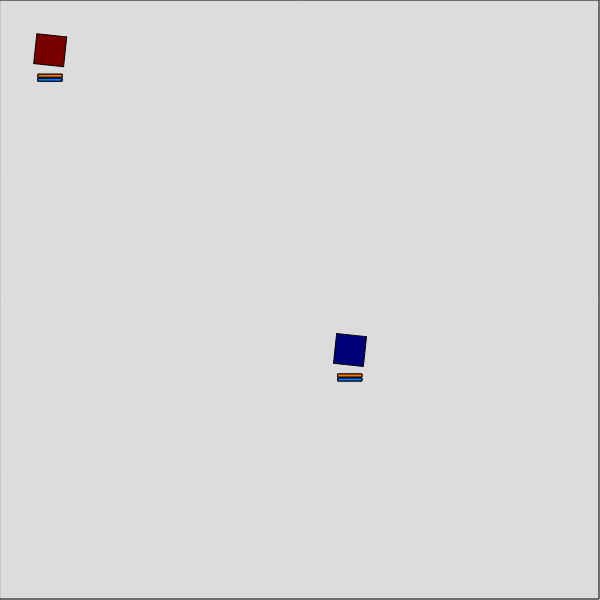
Frame 1 (no input)
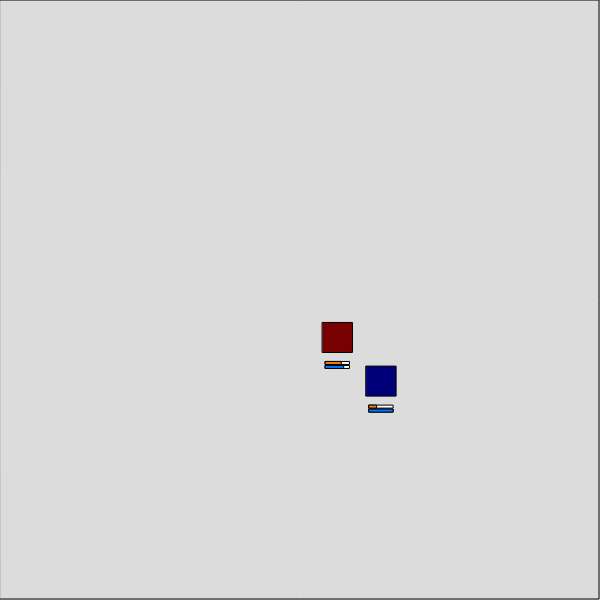
Frame 60 (no input)
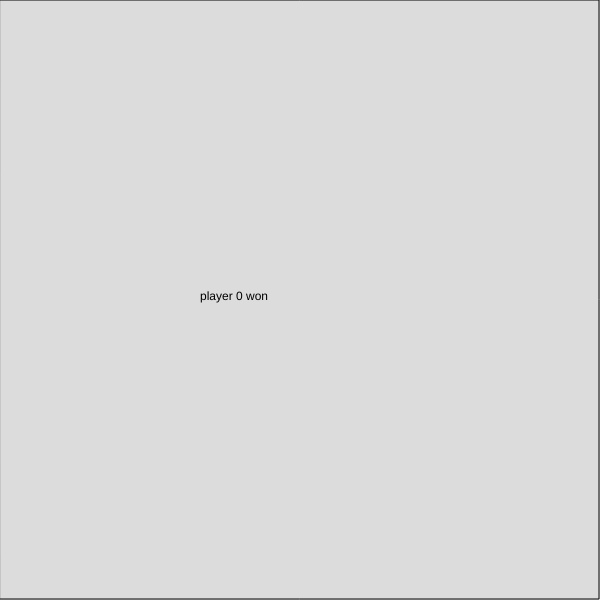
Frame 120 (the mouse pressed at the canvas centre since frame 60)

The p5.js sketch that drew these frames (run headless with seeded random() and noise() and a simulated clock; from frame 60 on, the mouse is pressed at the canvas centre):

// p5.js sketch
// ── sketch.js
let len = 600, wid = 600, max_hp = 100, max_mana = 100;
let winner;
let game_over = false;

class Player {
  constructor(x, y, {up, down, left, right, power, vortex}, id){
    this.pos = createVector(x, y);
    this.F = createVector(0, 0);
    this.kb = {up, down, left, right, power, vortex};
    this.hp = max_hp;
    this.mana = max_mana;
    this.charge = false;
    this.recharge = false;
    this.id = id;
    this.ang = 0;
    this.r = 14;
    this.regen = 0.1;
    this.speed = 0;
  }
  update(){
    if(this.hp < 0){
      game_over = true;
      winner = 1 - this.id;
    }
    if(this.mana < max_mana) this.mana = min(max_mana, this.mana + this.regen);
    if(this.recharge) this.mana += this.regen*2;
    if(this.mana >= max_mana && this.recharge) this.recharge = 0;
    if(this.mana <= 0 && !this.recharge) this.recharge = true;
    if(!this.recharge && keyIsDown(this.kb.power)) this.mana --, this.charge = true;
		else if((!this.recharge && keyIsDown(this.kb.vortex)) || (this.id == 0)){
			this.mana -= 0.5;
			let OP = createVector(P[this.id].pos.x - P[1- this.id].pos.x, P[this.id].pos.y - P[1 - this.id].pos.y);
			
			P[this.id].F.add(OP.normalize().mult(-0.4));
		}
    else this.charge = false;
    let DF = createVector(0,0);
    if(keyIsDown(this.kb.up)) DF.y --;
    if(keyIsDown(this.kb.down)) DF.y ++;
    if(keyIsDown(this.kb.left)) DF.x --;
    if(keyIsDown(this.kb.right)) DF.x ++;
    DF.normalize().mult(0.1);
    let rate = (this.charge ? 4.2 : 1)*2
    this.F.x += rate*DF.x; this.F.y += rate*DF.y;
		this.F.mult(0.99);
    this.pos.x += this.F.x*0.75; this.pos.y += this.F.y*0.75;
    //console.log(this.pos.x + " " + this.pos.y);
    let knock = false;
    this.speed = sqrt((this.F.x)*(this.F.x) + (this.F.y)*(this.F.y));
    if(this.pos.x <= 0 || this.pos.x >= len) {
      this.pos.x = (this.pos.x <= 0 ? 0 : len);
      this.F.x *= -0.5;
      this.F.y *= 0.5;
      this.hp -= this.speed*(this.charge ? 0.5 : 1);
    }
    if(this.pos.y <= 0 || this.pos.y >= wid) {
      this.pos.y = (this.pos.y <= 0 ? 0 : wid);
      this.F.x *= 0.5;
      this.F.y *= -0.5;
      this.hp -= this.speed*(this.charge ? 0.5 : 1);
    }
  }
  display(){
    this.ang += (this.charge ? 4.2 : 1) * PI/30;
    if(this.ang == PI*2) this.ang = 0;
    push();
    translate(this.pos.x, this.pos.y);
    rotate(this.ang);
    let cl = (this.charge ? 255 : 120);
    if(this.id == 0){
      fill(cl,0,0);
      square(-15, -15, 30);
    }
    if(this.id == 1){
      fill(0,0,cl);
      square(-15, -15, 30);
    }
    pop();
    let rate = 24/max_hp;
    push();
    translate(this.pos.x,this.pos.y);
    fill(255);
    rect(-12, 24, 24, 3);
    fill(255,120,0);
    rect(-12, 24, this.hp*rate, 3);
    fill(255);
    rect(-12, 28, 24, 3);
    fill(0,120,255);
    rect(-12, 28, this.mana*rate, 3);
    pop();
  }
}
function checkCol(){
  let dis = sqrt((P[0].pos.x - P[1].pos.x)*(P[0].pos.x - P[1].pos.x) + (P[0].pos.y - P[1].pos.y)*(P[0].pos.y - P[1].pos.y));
  if(dis<= 30){
    let FC = P[0].speed + P[1].speed;
    let FX = createVector(P[1].pos.x - P[0].pos.x, P[1].pos.y - P[0].pos.y);
    FX.normalize().mult(0.5);
    FX.mult(FC);
    P[1].F.add(FX);
    FX.mult(-1);
    P[0].F.add(FX);
    P[0].hp -= (FC + 4*P[1].speed)*0.5;
    //P[0].hp -= P[1].charge*15;
    P[1].hp -= (FC + 4*P[0].speed)*0.5;
    //P[1].hp -= P[0].charge*15;
    //console.log("collide");
  }
  // console.log(dis);
}
let P = [];
function setup() {
  createCanvas(len, wid);
	frameRate(90);
  P.push(new Player(50, 50, {up: 87,down: 83,left: 65,right: 68, power: 71, vortex: 72}, 0));
  P.push(new Player(350,350, {up: 38,down: 40,left: 37, right: 39, power: 45, vortex: 35}, 1));  
}

function draw() {
  background(220);
	push()
  stroke(3);
  noFill();
  rect(0,0,len-1,wid-1);
  pop();
	if(!game_over){
    P[0].update();
    P[0].display();
    P[1].update();
    P[1].display();
  }
  else{
    text("player "+ winner + " won",len/2 - 100,wid/2);
    if(keyIsDown(13)){
      P = [];
      P.push(new Player(50, 50, {up: 87,down: 83,left: 65,right: 68, power: 32}, 1));
  P.push(new Player(350,350, {up: 38,down: 40,left: 37, right: 39, power: 45}, 2));  
      game_over = false;
    }
  }
  checkCol();
}

// ── style.css
    
html, body {
  margin: 0;
  padding: 0;
}
canvas {
  display: block;
}
